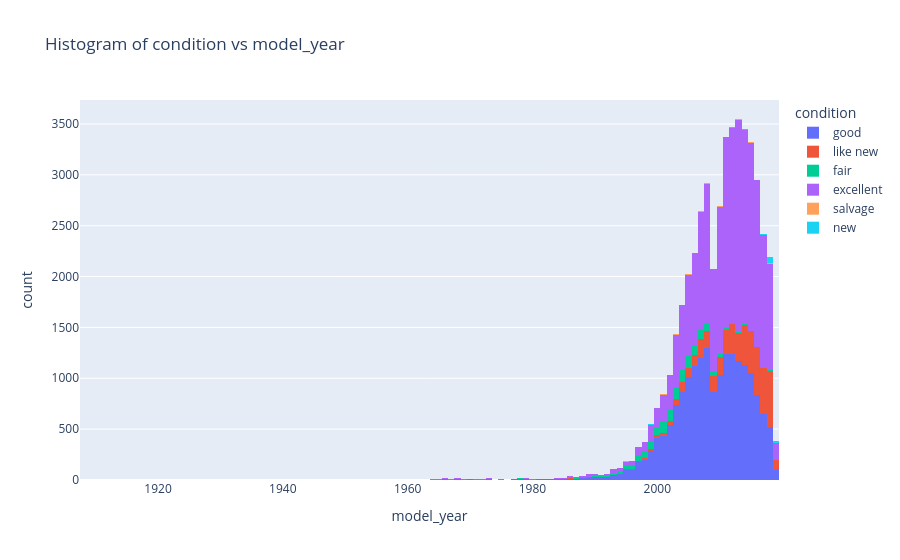

The cell this chart's notebook holds for it:
### Code cell
#available conditions

car_data['condition'] = car_data['condition'].astype(str)

#Creating the histogram
fig_condition = px.histogram(
    car_data,
    x='model_year',
    color='condition',
    title='Histogram of condition vs model_year',
    barmode='stack'
)
fig_condition.show()

### Figure 1 — Plotly figure (JSON) as saved in the notebook; plotly's stock layout.template omitted (floating-point values rounded to 4 significant figures; data arrays with more than 128 entries replaced by an {"elided": "..."} marker saying what was removed)
{"data": [{"bingroup": "x", "hovertemplate": "condition=good<br>model_year=%{x}<br>count=%{y}<extra></extra>", "legendgroup": "good", "marker": {"color": "#636efa", "pattern": {"shape": ""}}, "name": "good", "orientation": "v", "showlegend": true, "type": "histogram", "x": {"elided": "18695 float values"}, "xaxis": "x", "yaxis": "y"}, {"bingroup": "x", "hovertemplate": "condition=like new<br>model_year=%{x}<br>count=%{y}<extra></extra>", "legendgroup": "like new", "marker": {"color": "#EF553B", "pattern": {"shape": ""}}, "name": "like new", "orientation": "v", "showlegend": true, "type": "histogram", "x": {"elided": "4409 float values"}, "xaxis": "x", "yaxis": "y"}, {"bingroup": "x", "hovertemplate": "condition=fair<br>model_year=%{x}<br>count=%{y}<extra></extra>", "legendgroup": "fair", "marker": {"color": "#00cc96", "pattern": {"shape": ""}}, "name": "fair", "orientation": "v", "showlegend": true, "type": "histogram", "x": {"elided": "1492 float values"}, "xaxis": "x", "yaxis": "y"}, {"bingroup": "x", "hovertemplate": "condition=excellent<br>model_year=%{x}<br>count=%{y}<extra></extra>", "legendgroup": "excellent", "marker": {"color": "#ab63fa", "pattern": {"shape": ""}}, "name": "excellent", "orientation": "v", "showlegend": true, "type": "histogram", "x": {"elided": "23074 float values"}, "xaxis": "x", "yaxis": "y"}, {"bingroup": "x", "hovertemplate": "condition=salvage<br>model_year=%{x}<br>count=%{y}<extra></extra>", "legendgroup": "salvage", "marker": {"color": "#FFA15A", "pattern": {"shape": ""}}, "name": "salvage", "orientation": "v", "showlegend": true, "type": "histogram", "x": [1999.0, 2008.0, 2012.0, 1995.0, 2003.0, 2005.0, 2008.0, 2001.0, 2001.0, 1998.0, 2001.0, 2003.0, 2008.0, 2000.0, 2005.0, 2014.0, 2003.0, 1997.0, 2009.0, 2013.0, 2006.0, 2015.0, 2018.0, 2006.0, 1994.0, 1995.0, 2019.0, 1995.0, 2018.0, 2000.0, 2014.0, 2004.0, 2001.0, 2015.0, 2007.0, 2004.0, 2014.0, 1999.0, 2007.0, 2013.0, 1999.0, 2015.0, 2013.0, 2003.0, 1977.0, 2014.0, 2000.0, 2017.0, 2017.0, 2014.0, 2014.0, 2004.0, 1995.0, 2013.0, 1999.0, 2002.0, 2010.0, 2004.0, 2018.0, 2003.0, 2008.0, 2017.0, 2017.0, 2017.0, 2009.0, 2001.0, 2002.0, 1996.0, 2010.0, 2002.0, 2007.0, 2000.0, 2001.0, 2005.0, 2001.0, 1993.0, 2005.0, 2012.0, 1999.0, 2003.0, 2016.0, 2006.0, 1994.0, 2008.0, 2014.0, 1993.0, 2005.0, 2006.0, 2001.0, 2011.0, 2008.0, 2004.0, 2015.0, 2007.0, 1986.0, 2013.0, 1994.0, 1999.0, 1997.0, 2008.0, 2017.0, 2013.0, 2002.0], "xaxis": "x", "yaxis": "y"}, {"bingroup": "x", "hovertemplate": "condition=new<br>model_year=%{x}<br>count=%{y}<extra></extra>", "legendgroup": "new", "marker": {"color": "#19d3f3", "pattern": {"shape": ""}}, "name": "new", "orientation": "v", "showlegend": true, "type": "histogram", "x": {"elided": "133 float values"}, "xaxis": "x", "yaxis": "y"}], "layout": {"barmode": "stack", "legend": {"title": {"text": "condition"}, "tracegroupgap": 0}, "title": {"text": "Histogram of condition vs model_year"}, "xaxis": {"anchor": "y", "domain": [0, 1], "title": {"text": "model_year"}}, "yaxis": {"anchor": "x", "domain": [0, 1], "title": {"text": "count"}}}}
